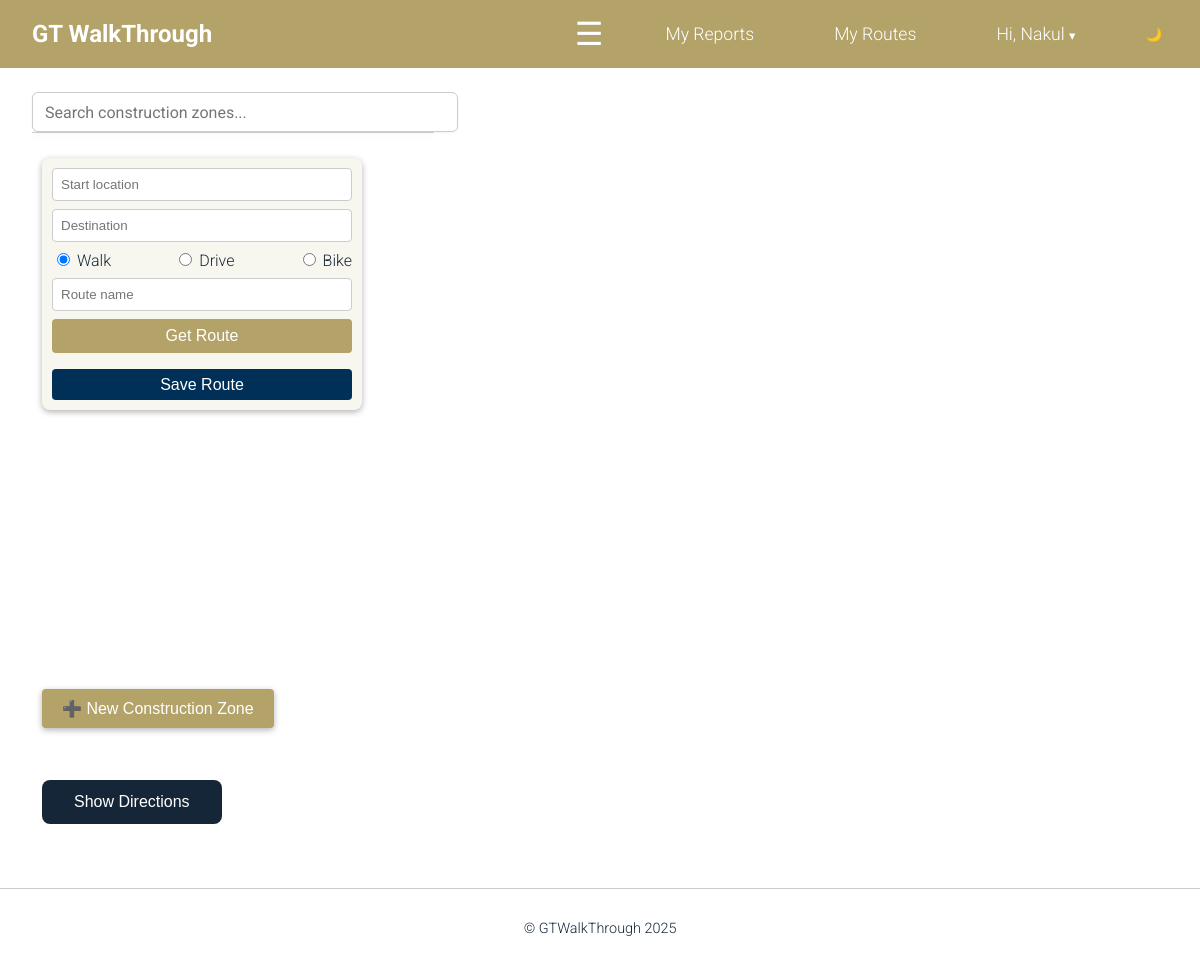
/ (signed in), run on an earlier commit of the app's database.
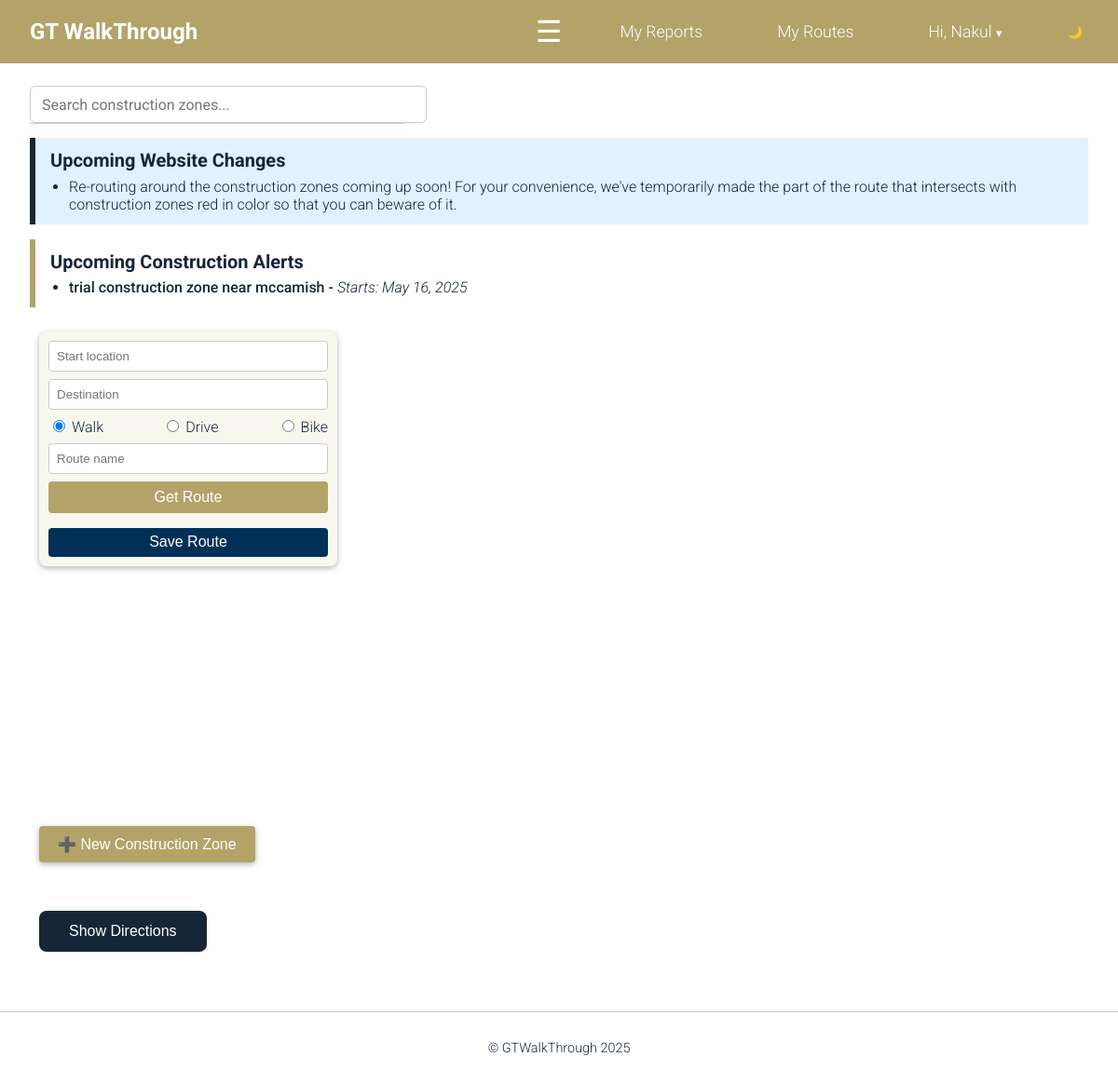
And on a later commit of the database.
### gtwt_app/models.py (models this page shows, shortened)
class ConstructionZone(models.Model):
    description = models.TextField()
    start_date = models.DateField()
    end_date = models.DateField()
    coordinates = models.JSONField()
    created_at = models.DateTimeField(auto_now_add=True)
    submitted_by = models.ForeignKey(User, on_delete=models.CASCADE, null=True, blank=True)
    is_verified = models.BooleanField(default=False)
    color = models.CharField(max_length=7, default=generate_random_color)

### gtwt_app/views.py (the view)
# urls.py: path('', views.home, name='home'),
def home(request):
    if request.user.is_authenticated:
        today = date.today()
        upcoming_zones = (
            ConstructionZone.objects
            .filter(start_date__gt=today)
            .order_by('start_date')[:3]
        )
        zone_names = list(ConstructionZone.objects.values_list('description', flat=True))
        return render(request, 'home.html', {
            'upcoming_zones': upcoming_zones,
            'google_maps_api_key': settings.GOOGLE_MAPS_API_KEY,
            'zone_names_json': json.dumps(zone_names, cls=DjangoJSONEncoder)
        })
    else:
        return render(request, 'about.html')

### gtwt_app/templates/home.html (shortened to what this page needs)
{% extends "base.html" %} {% load static %} {% block content %}
<div class="search-container">
  <input
    type="text"
    id="zone-search"
    placeholder="Search construction zones..."
  />
  <ul id="search-results" class="dropdown-list"></ul>
</div>
{% if upcoming_zones %}
<section
  class="announcement-banner"
  style="background-color: #e0f2ff; border-left: 6px solid #162639"
>
  <h3>Upcoming Website Changes</h3>
  <ul class="alert-list">
    <li>
      Re-routing around the construction zones coming up soon! For your
      convenience, we've temporarily made the part of the route that intersects
      with construction zones red in color so that you can beware of it.
    </li>
  </ul>
</section>
<section class="announcement-banner">
  <h3>Upcoming Construction Alerts</h3>
  <ul class="alert-list">
    {% for zone in upcoming_zones %}
    <li>
      <span class="alert-desc">
        {{ zone.description|truncatechars:60 }} -
      </span>
      <span class="alert-date">
        Starts: {{ zone.start_date|date:"M j, Y" }}
      </span>
    </li>
    {% endfor %}
  </ul>
</section>
{% endif %}
<div
  style="position: relative; width: 100%; height: 600px; margin-bottom: 2rem"
>
  <div
    style="
      position: absolute;
      top: 10px;
      left: 10px;
      z-index: 5;
      background: #f8f7ef;
      border-radius: 8px;
      padding: 10px;
      box-shadow: 0 2px 6px rgba(0, 0, 0, 0.3);
      display: flex;
      flex-direction: column;
      gap: 0.5rem;
      width: 300px;
    "
  >
    <input
      id="start"
      type="text"
      placeholder="Start location"
      style="padding: 0.5rem; border-radius: 4px; border: 1px solid #ccc"
    />
    <input
      id="end"
      type="text"
      placeholder="Destination"
      style="padding: 0.5rem; border-radius: 4px; border: 1px solid #ccc"
    />
    <div style="display: flex; justify-content: space-between">
      <label
        ><input type="radio" name="mode" value="WALKING" checked /> Walk</label
      >
      <label><input type="radio" name="mode" value="DRIVING" /> Drive</label>
      <label><input type="radio" name="mode" value="BICYCLING" /> Bike</label>
    </div>
    <input
      id="route-name"
      type="text"
      placeholder="Route name"
      style="padding: 0.5rem; border-radius: 4px; border: 1px solid #ccc"
    />
    <button
      onclick="calculateRoute()"
      style="
        padding: 0.5rem;
        background-color: #b3a369;
        color: white;
        border: none;
        border-radius: 4px;
        cursor: pointer;
        font-size: 16px;
      "
    >
      Get Route
    </button>
    <button
      id="save-route-btn"
      style="
        margin-top: 0rem;
        padding: 0.4rem 0.8rem;
        background: #003057;
        color: white;
        border: none;
        border-radius: 4px;
        cursor: pointer;
        font-size: 16px;
      "
    >
      Save Route
    </button>
  </div>
  <div id="map" style="width: 100%; height: 100%"></div>
  <button
    id="startDrawingBtn"
    style="
      position: absolute;
      bottom: 20px;
      left: 10px;
      z-index: 1000;
      background-color: #b3a369;
      color: white;
      border: none;
      padding: 10px 20px;
      font-size: 16px;
      border-radius: 4px;
      box-shadow: 0 2px 6px rgba(0, 0, 0, 0.3);
      cursor: pointer;
    "
  >
    ➕ New Construction Zone
  </button>
</div>
<div style="margin-top: 2rem; text-align: left">
  <button
    onclick="toggleSteps()"
    style="
      background: var(--clr-GT-blue);
      color: white;
      border: none;
      padding: 0.8rem 2rem;
      font-size: 16px;
      border-radius: 8px;
      cursor: pointer;
      transition: background-color 0.3s, transform 0.2s;
      margin-left: 10px; /* slight indent */
    "
    onmouseover="this.style.backgroundColor='#0e1c2a'; this.style.transform='scale(1.05)';"
    onmouseout="this.style.backgroundColor='var(--clr-GT-blue)'; this.style.transform='scale(1)';"
  >
    Show Directions
  </button>
</div>
{% endblock %}

### gtwt_app/templates/base.html (shortened to what this page needs)
<!DOCTYPE html>
<html lang="en">
  <head>
    {% load static %}
    <link rel="stylesheet" href="{% static 'css/style.css' %}" />
  </head>
  <body>
    <header>
      <nav class="navbar">
        <div style="display: flex; align-items: center; gap: 0.5rem">
          <a
            href="{% url 'home' %}"
            class="navbar-brand"
            style="
              color: white;
              text-decoration: none;
              font-weight: bold;
              font-size: 1.5rem;
            "
          >
            GT WalkThrough
          </a>
        </div>
        <button
          id="hamburger"
          style="
            background: none;
            border: none;
            color: white;
            font-size: 2rem;
            cursor: pointer;
          "
        >
          &#9776;
        </button>
        <ul
          class="nav-links"
          id="nav-links"
          style="list-style: none; margin: 0; align-items: center"
        >
          {% if user.is_authenticated %}
          <li>
            <a href="{% url 'my_reports' %}" class="nav-link-spacious"
              >My Reports</a
            >
          </li>
          <li>
            <a href="{% url 'my_routes' %}" class="nav-link-spacious"
              >My Routes</a
            >
          </li>
          <li style="position: relative; list-style: none">
            <a
              href="#"
              id="dropdownButton"
              style="
                color: white;
                text-decoration: none;
                padding: 0.5rem 1rem;
                display: inline-block;
                border-radius: 5px;
              "
            >
              Hi, {{ user.first_name }}
              <span style="font-size: 0.8rem">&#9662;</span>
            </a>
          </li>
          <button
            id="theme-toggle"
            style="
              cursor: pointer;
              background: none;
              border: none;
              color: white;
            "
          >
          </button>
          {% endif %}
        </ul>
      </nav>
    </header>
    <div class="content">
      {% block content %}{% endblock %}
    </div>
    <footer>
      <p>&copy; GTWalkThrough 2025</p>
    </footer>
  </body>
</html>

### gtwt_app/static/css/style.css (style rules this page uses)
:root { --clr-GT-blue: #162639; --clr-GT-gold: #B3A369; --clr-GT-gold-dark: #8f7b43; --clr-nav: var(--clr-GT-gold); --clr-bg: white; --clr-text: #162639; --fs-base: 1rem; --fs-lg: 1.5rem; --fs-xl: 2rem; --space-sm: 0.5rem; --space-md: 1rem; --space-lg: 2rem; }
body { font-family: "Roboto", sans-serif; margin: 0; padding: 0; background-color: var(--clr-bg); color: var(--clr-text); font-weight: 300; }
header { background-color: var(--clr-nav); padding: 0.5rem 0; }
nav { display: flex; justify-content: space-between; align-items: center; padding: 0 2rem; height: 20px; background-color: var(--clr-nav); }
.navbar { background-color: var(--clr-nav, #B3A369); padding: 1rem 2rem; display: flex; align-items: center; justify-content: space-between; }
.navbar-brand { font-size: 1.5rem; font-weight: bold; color: var(--clr-text); text-decoration: none; }
.nav-links a { color: white; text-decoration: none; font-size: 1.1rem; margin-right: 1rem; transition: background-color 0.3s ease; }
.nav-link-spacious { color: white; text-decoration-color: white; padding: 0.5rem 1rem; display: inline-block; transition: background-color 0.3s ease; }
#hamburger { display: none; }
.nav-link-spacious { color: var(--clr-text); text-decoration: none; padding: 0.5rem 1rem; display: inline-block; transition: background-color 0.3s ease; border-radius: 5px; }
#nav-links { display: flex; flex-direction: row; gap: 2rem; margin: 0; align-items: center; }
.content { padding: 0.5rem 2rem 2rem 2rem; }
footer { background-color: var(--clr-bg); padding: 1rem 0; margin-top: 2rem; text-align: center; font-size: 0.9rem; color: var(--clr-text); border-top: 1px solid #ccc; }
#nav-links { display: flex; flex-direction: row; align-items: center; gap: 2rem; margin: 0; }
#hamburger { display: flex; margin-left: auto; font-size: 2rem; background: none; border: none; color: var(--clr-text); cursor: pointer; }
.search-container { position: relative; max-width: 400px; width: 100%; margin: 1rem 0; z-index: 1001; }
#zone-search { width: 100%; padding: 0.6rem 0.75rem; font-size: 1rem; border: 1px solid #ccc; border-radius: 6px; box-shadow: 0 1px 3px rgba(0, 0, 0, 0.05); font-family: "Roboto", sans-serif; transition: border-color 0.2s ease, box-shadow 0.2s ease; }
#search-results { position: absolute; top: 100%; left: 0; width: 100%; background: white; border: 1px solid #ccc; border-top: none; border-radius: 0 0 6px 6px; max-height: 200px; overflow-y: auto; list-style: none; margin: 0; padding: 0; box-shadow: 0 4px 6px rgba(0,0,0,0.1); z-index: 1002; }
.announcement-banner { background-color: var(--clr-bg); border-left: 6px solid #B3A369; padding: 0.75rem 1rem; margin: 0 0 1rem 0; width: 100%; box-sizing: border-box; border-radius: 0; font-family: "Roboto", sans-serif; }
.announcement-banner h3 { color: #162639; font-size: 1.25rem; margin: 0 0 0.4rem 0; }
.alert-list { list-style: disc; padding-left: 1.25rem; margin: 0; font-size: 1rem; color: var(--clr-text); }
.alert-desc { font-weight: 500; color: var(--clr-text); }
.alert-date { font-style: italic; color: var(--clr-text); }
html, body { height: 100%; margin: 0; display: flex; flex-direction: column; }
.content { flex: 1; }

What changed in the data, as far as the page shows it:
added ConstructionZone: description "trial construction zone near mccamish", start_date "May 16, 2025"
Also different on the page:
text now shown: "Upcoming Website Changes Re-routing around the construction zones coming up soon! For your convenience, we've temporarily made the part of the route that intersects with construction zones red in color so that you can beware of it. Upcoming Construction Alerts"
